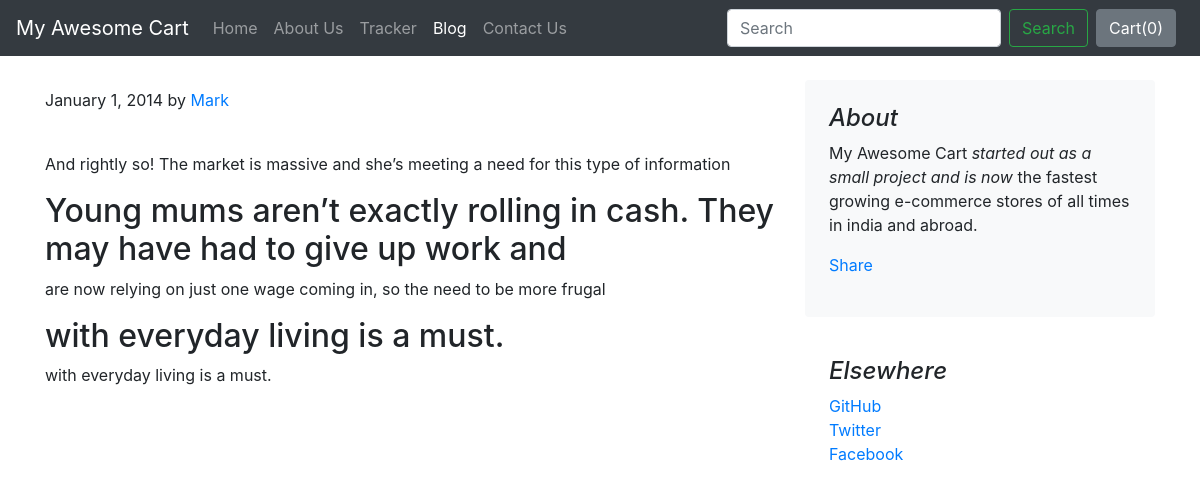
The page /blog/blogpost/1 on the database its author committed.
### blog/models.py (models this page shows)
class Blogpost(models.Model):
    post_id = models.AutoField(primary_key= True)
    tilte = models.CharField(max_length=50)
    head0 = models.CharField(max_length=500, default="")
    chead0 = models.CharField(max_length=5000, default="")
    head1 = models.CharField(max_length=500, default="")
    chead1 = models.CharField(max_length=5000, default="")
    head2 = models.CharField(max_length=500, default="")
    chead2 = models.CharField(max_length=5000, default="")
    pub_date = models.DateField()
    thumbnail = models.ImageField(upload_to='shop/images', default="")
    def __str__(self):
        return self.tilte

### blog/views.py (the view)
# urls.py: path("blogpost/<int:id>", views.blogpost, name="blogHome")
def blogpost(request, id):
    post = Blogpost.objects.filter(post_id = id)[0]
    print(post)
    return render(request, 'blog/blogpost.html',{'post':post})

### blog/templates/blog/blogpost.html (shortened to what this page needs)
{% extends 'blog/basic.html' %}
{% block body %}
<div class="container">
    <div class="row mt-4">
        <div class="col-md-8 blog-main">
            <div class="blog-post">
                <p class="blog-post-meta">January 1, 2014 by <a href="#">Mark</a></p>
                <div class="fb-like" data-href="http://127.0.0.1:8000/blog/blogpost/{{post.post_id}}" data-layout="standard" data-action="like" data-size="large" data-show-faces="false" data-share="true"></div><br>
                <p>{{post.chead0}}</p>
                <h2>{{post.head1}}</h2>
                <p>{{post.chead1}}</p>
                <h2>{{post.head2}}</h2>
                <p>{{post.chead2}}</p>
            </div>
        </div>
        <aside class="col-md-4 blog-sidebar">
            <div class="p-4 mb-3 bg-light rounded">
                <h4 class="font-italic">About</h4>
                <p class="mb-0">My Awesome Cart <em>started out as a small project and is now</em> the fastest growing e-commerce stores of all times in india and abroad.</p>
                <div class="my-3 fb-share-button" data-href="http://127.0.0.1:8000/blog/blogpost/{{post.post_id}}" data-layout="button_count" data-size="large"><a target="_blank" href="https://www.facebook.com/sharer/sharer.php?u=http%3A%2F%2F127.0.0.1%3A8000%2Fblog%2Fblogpost%2F4&src=sdkpreparse" class="fb-xfbml-parse-ignore">Share</a></div>
            </div>
            <div class="p-4">
                <h4 class="font-italic">Elsewhere</h4>
                <ol class="list-unstyled">
                    <li><a href="#">GitHub</a></li>
                    <li><a href="#">Twitter</a></li>
                    <li><a href="#">Facebook</a></li>
                </ol>
            </div>
        </aside>
    </div>
</div>
{% endblock %}

### rows shown on the page
Blogpost: chead0 "And rightly so! The market is massive and she’s meeting a need for this type of information", head1 "Young mums aren’t exactly rolling in cash. They may have had to give up work and", chead1 "are now relying on just one wage coming in, so the need to be more frugal", head2 "with everyday living is a must.", chead2 "with everyday living is a must."
